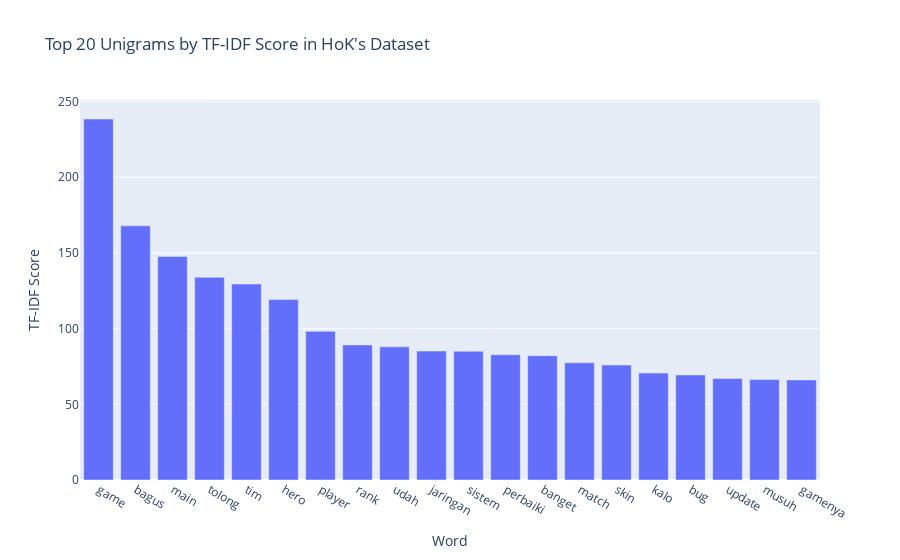

The notebook cell saved with this chart:
### Markdown cell above
### Honor of Kings

### Code cell
ngram_analyze(hok, text_column="comment_prep", dataset_name="HoK", n_gram=1)

### Figure 1 — Plotly figure (JSON) as saved in the notebook; plotly's stock layout.template omitted (floating-point values rounded to 4 significant figures)
{"data": [{"alignmentgroup": "True", "hovertemplate": "Word=%{x}<br>TF-IDF Score=%{y}<extra></extra>", "legendgroup": "", "marker": {"color": "#636efa", "pattern": {"shape": ""}}, "name": "", "offsetgroup": "", "orientation": "v", "showlegend": false, "textposition": "auto", "type": "bar", "x": ["game", "bagus", "main", "tolong", "tim", "hero", "player", "rank", "udah", "jaringan", "sistem", "perbaiki", "banget", "match", "skin", "kalo", "bug", "update", "musuh", "gamenya"], "xaxis": "x", "y": [238.5, 167.9, 147.7, 133.9, 129.5, 119.2, 98.2, 89.24, 87.99, 85.22, 85.03, 82.77, 82.16, 77.45, 75.95, 70.7, 69.43, 67.07, 66.39, 66.11], "yaxis": "y"}], "layout": {"barmode": "relative", "legend": {"tracegroupgap": 0}, "title": {"text": "Top 20 Unigrams by TF-IDF Score in HoK's Dataset"}, "xaxis": {"anchor": "y", "domain": [0, 1], "title": {"text": "Word"}}, "yaxis": {"anchor": "x", "domain": [0, 1], "title": {"text": "TF-IDF Score"}}}}
